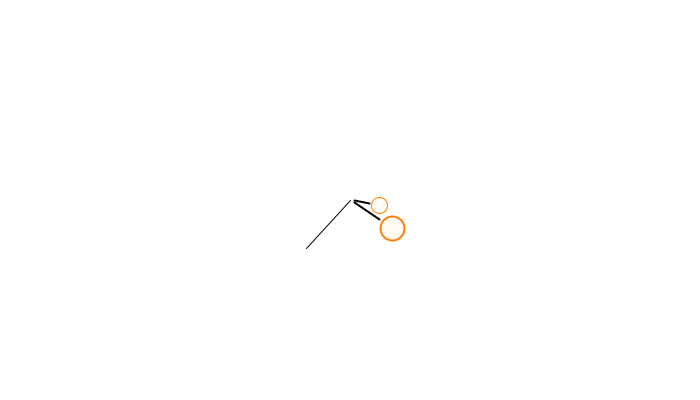
Frame 1 (no input)
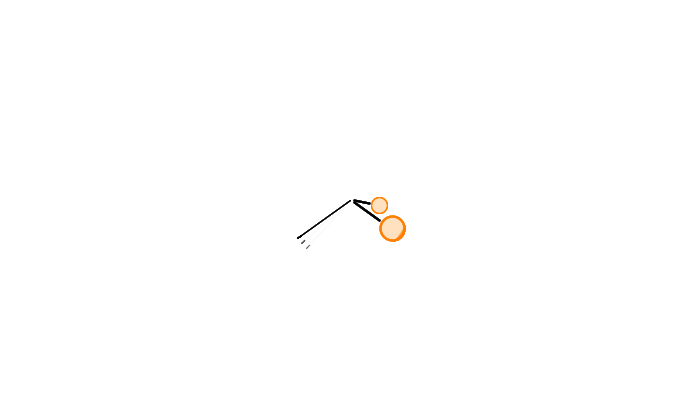
Frame 60 (the mouse pressed at the canvas centre just before this capture)
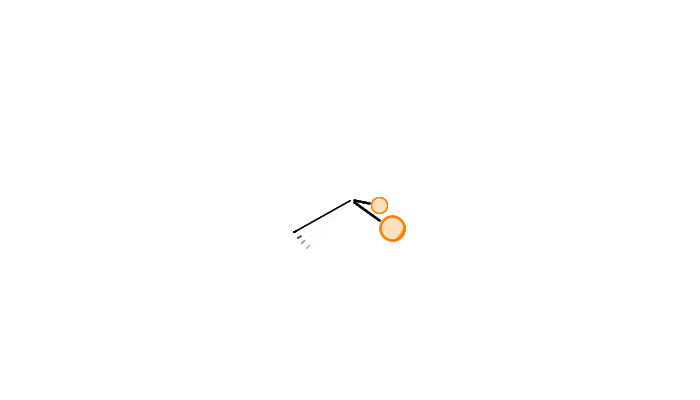
Frame 120 (the mouse held since frame 60 and released just before this capture)

The Processing sketch that drew these frames (run headless with seeded random() and noise(); from frame 60 on, the mouse is pressed at the canvas centre):

// Processing sketch: processing_36053
// ── processing_36053.pde

void setup(){
  
  size(700,400);
  background(255);
  smooth();
  
}
/*
float secs = map(second(), 0, 60, 0, 360);
float mins = map(minute(), 0, 60, 0, 360);
float hrs = map(hour() % 12, 0, 12, 0, 360);
*/

float s;
float m;
float h;

float sect = 1;
float mint = 1;
float hrst = 1;

float xs = 0;
float xm = 0;

float timepast = 0;
float speed;

void draw(){
  
  stroke(255,2);
  strokeWeight(11);
  fill(255,30);
  ellipse(width/2,height/2,120,120);
  
  float s = second();
  float m = minute() * 60;
  float h = hour() * 3600;

  float time = s + m + h;
  
  
  float ss;
  float mm;
  float hh;
  
  time = time + speed;
  
  hh = time / 60 / 60;
  mm = time / 60;
  ss = time;

  float secs = map(ss, 0, 86400, 0, 518400);
  float mins = map(mm, 0, 1440, 0, 8640);
  float hrs = map(hh, 0, 24, 0, 720);

  translate(width/2,height/2);
  rotate(radians(-90));
  
//  secs = secs * sect;
  

  
 // mins = mins * mint;
 // hrs = hrs * hrst;
  stroke(0);
  strokeWeight(1);
  line(0,0,cos(radians(secs))*65, sin(radians(secs))*65);
  strokeWeight(2);
  line(cos(radians(mins))*5, sin(radians(mins))*5,cos(radians(mins))*36, sin(radians(mins))*36);
  line(cos(radians(hrs))*5, sin(radians(hrs))*5,cos(radians(hrs))*20, sin(radians(hrs))*20);
  
  float opac = map(speed,0,50000,10,100);
  float col = map(speed,100000,10000000,0,255);
  fill(255-col,127-(col/2),0,opac);
  stroke(255,127,0);
  ellipse(cos(radians(mins))*51,sin(radians(mins))*51,24,24);
  strokeWeight(1);
  ellipse(cos(radians(hrs))*30,sin(radians(hrs))*30,16,16);

  
  timepast = time;
  
  if (xs == 0){
    if (speed > 1){
      speed = speed * 0.99;
    } else {
      speed = 1;
    }}
  else{xs = xs - 1; speed = speed * (1 - ((100-xs)/10000));}
}

void mouseClicked(){
  if (speed<100000){
    speed = speed * 1.1;
  }xs = 130;
}
